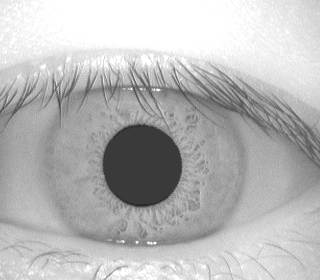
%> input picture trunk/source/test.bmp, 320 x 280 px
$ octave --eval "TestDetection('test.bmp');"   (GNU Octave 9; MATLAB toolbox functions it lacks are replaced by stand-ins)
%> lines starting %> are read from the running program, lines starting %| are printed output that depends on the picture
### trunk/source/imgProcessForCircDetection.m
%pobolj歛nje slike kako bi se lak歟 mogla raditi detekcija zjenice i
%歛renice, NE KORISTITI tako dobivenu sliku kasnije kod ekstrakcije
%zna鑑jki jer se ovim postupkom izbri歶 sve linije u 歛renici!
%na ovako dobivenim slikama jako lijepo mi je cannyjev filtar nalazio
%rubove zjenice i 歛renice :)

%歵o se ti鑕 parametara za konstantu c nisam vidio da pretjerano utje鑕 na
%rezultat tako da nije ne歵o bitna, dok gamma je dobra negdje izme饀 1.5 i
%2 uglavnom, pa ku歵 mo瀍 probati malo viditi koja vrijednost njemu
%najbolje pa歟 za njegov postupak detekcije

%ukratko ovo je predprocesiranje za ku歵a
function img_adj = imgProcessForCircDetection(img,c,gamma)
    img=medfilt2(img,[20 20]);
    img=double(img);
    img=c*(img.^gamma);
    img_adj=imscale(img,0,255);
    img_adj=uint8(img_adj);
return

### trunk/source/imscale.m
function skalirano = imscale(slika, cmin, cmax)
% IMSCALE - Skalira ulaznu sliku
%   IMSCALE(I) vraca sliku velicine ulazne slike u kojoj
%   su svi elementi skalirani tako da su im vrijednosti
%   izmedu 0 i 1.
%
%   S = IMSCALE(I) vra鎍 S gdje je najveci element u
%   matrici S jedan, a najmanji nula.
%
%   S = IMSCALE(I, CLIM) gdje je CLIM = [CMIN CMAX]
%   vraca I linearno preslikan na interval CLIM (najveci
%   element je CMAX, a najmanj CMIN),
%
%   S = IMSCALE(I, CMIN, CMAX) vraca I linearno preslikan
%   na interval [CMIN CMAX].

% DOSl - Laboratorijske vjezbe - 14. 2. 2004.

% $Revizija: 1.0 $  $Datum: 2004/02/14 23:02:31 $
% $Autor(i): Tomislav Petkovic $

if 0 == nargin
   error('Morate zadati sliku.');
elseif 1 == nargin
   cmin = 0;
   cmax = 1;
elseif 2 == nargin
   cmax = cmin(2);
   cmin = cmin(1);
else
   cmin = cmin(1);
   cmax = cmax(1);
end

% pretvori sliku u double tip i odredi maksimum i minimum
slika = double(slika);
velicina = size(slika);
slika = reshape(slika, [prod(velicina) 1]);
smin = min(slika);
smax = max(slika);

% linearno preslikaj vrijednosti tako da stari minimum/maksimum
% postane novi minimum/maksimum
if 0 == smax-smin
   nagib = 0;
   pomak = min([cmin cmax]);
else
   nagib = (cmax-cmin) / (smax-smin);
   pomak = cmin - nagib*smin;
end
slika = slika*nagib + pomak;

skalirano = reshape(slika, velicina);

### trunk/source/FindPupil.m
function [ center radius ] = FindPupil( image, map, coef)
%UNTITLED Summary of this function goes here
%   Detailed explanation goes here

if(~exist('coef', 'var'))
    coef = 0.52;
end

if(isempty(coef))
    coef = 0.52;
end

dims = size(image);
if(length(dims) == 3)
    gray_image = rgb2gray(image);
    gray_map = rgb2gray(map);

    numOfPixels = dims(1) * dims(2);
    pixelSum = sum(gray_image);
    pixelSum = sum(pixelSum);
    thresh = coef * pixelSum / numOfPixels;
    binary_image = im2bw(gray_image, gray_map, thresh/255);
else
    gray_image = ind2gray(image, map);
    numOfPixels = dims(1) * dims(2);
    pixelSum = sum(gray_image);
    pixelSum = sum(pixelSum);
    thresh = coef * pixelSum / numOfPixels
    binary_image = im2bw(gray_image, thresh/255);
end
proj_horiz = sum(binary_image, 1);
proj_vert = sum(binary_image, 2);

ignore_first = 0;
ignore_last = 0;
diff_horiz = diff(proj_horiz);
diff_vert = diff(proj_vert);

[minh maxh] = FindMinMax(diff_horiz, ignore_first, ignore_last);
[minv maxv] = FindMinMax(diff_vert, ignore_first, ignore_last);

center = zeros(2, 1);
rad1 = abs((maxh - minh) / 2);
rad2 = abs((maxv - minv) / 2);
center(1) = rad1 + minh;
center(2) = rad2 + minv;

if rad1 > rad2
   radius = rad1;
else
   radius = rad2;
end

end

### trunk/source/FindMinMax.m
function [ min max ] = FindMinMax( vector, ignore_first, ignore_last)
%UNTITLED2 Summary of this function goes here
%   Detailed explanation goes here

len = length(vector);

max_value = 0;
max_index = 0;

min_value = 0;
min_index = 0;

for i=(ignore_first + 1):(len-ignore_last)
    if vector(i) < min_value
        min_value = vector(i);
        min_index = i;
    end

    if vector(i) > max_value
        max_value = vector(i);
        max_index = i;
    end
end

min = min_index;
max = max_index;

end

### trunk/source/FindIrisSimple.m
function [cen rad] = FindIrisSimple(pupilCenter,pupilRadius, imgEdges)

x=pupilCenter(1);
y=pupilCenter(2);

[imgw imgh]=size(imgEdges);
%find left border
left=0;
for i= 1:(x-pupilRadius-1)
    if(imgEdges(y,i)==1 && (x-i)>1.5*pupilRadius)
      left=i;
    end
end
%find right border
right=imgw;
for i=(x+pupilRadius+1) : imgw
    if(imgEdges(y,i)==1 && (i-x)>1.5*pupilRadius)
      right=i;
      break;
    end
end
%rad=min(x-left,right-x);
%cen=pupilCenter;

centerx=uint16((left+right)/2);
cen=zeros(2,1);
cen(1)=centerx;
cen(2)=y;
rad=uint16((right-left)/2);

### trunk/source/TestDetection.m
function [ ] = TestDetection( image_name )
%> called with image_name = 'test.bmp'
%UNTITLED2 Summary of this function goes here
%   Detailed explanation goes here

[img map] = imread(image_name);
%> img is the input picture: size 280x320 uint8; min 35, max 255, mean 184.5
%> map = 256 rows, first 12: [0 0 0; 0.00392 0.00392 0.00392; 0.00784 0.00784 0.00784; 0.0118 0.0118 0.0118; 0.0157 0.0157 0.0157; 0.0196 0.0196 0.0196; 0.0235 0.0235 0.0235; 0.0275 0.0275 0.0275; 0.0314 0.0314 0.0314; 0.0353 0.0353 0.0353; 0.0392 0.0392 0.0392; 0.0431 0.0431 0.0431]

%[center2 radius2] = FindIris2(img, map, center, radius);
imgEnh=imgProcessForCircDetection(img,1,2);
%> in imgProcessForCircDetection, `img=medfilt2(img,[20 20]);`:
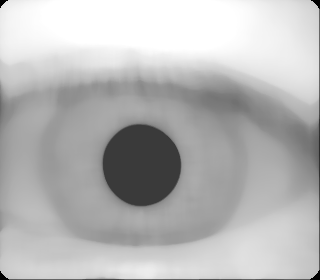
%> img: size 280x320 uint8; min 0, max 255, mean 183.8
%> in imgProcessForCircDetection, `img=c*(img.^gamma);`:
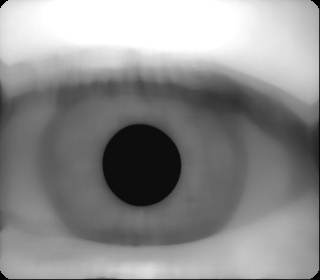
%> img: size 280x320 double; min 0, max 65025, mean 36214.9; drawn with min black and max white
%> in imscale, `smin = min(slika);`: smin = 0
%> in imscale, `smax = max(slika);`: smax = 65025
%> in imscale, `nagib = (cmax-cmin) / (smax-smin);`: nagib = 0.00392
%> in imscale, `pomak = cmin - nagib*smin;`: pomak = 0
[center radius] = FindPupil(img, map);
%> in FindPupil, `pixelSum = sum(gray_image);`: pixelSum = 320 values, max 219 at index 262, min 170.8 at index 141, mean 202.6
%> in FindPupil, `pixelSum = sum(pixelSum);`: pixelSum = 64841.2
%> in FindPupil, `thresh = coef * pixelSum / numOfPixels`: thresh = 0.376
%> in FindPupil, `binary_image = im2bw(gray_image, thresh/255);`: binary_image: size 280x320 logical; every value is 1
%> in FindPupil, `proj_horiz = sum(binary_image, 1);`: proj_horiz = 320 values from 280 to 280
%> in FindPupil, `proj_vert = sum(binary_image, 2);`: proj_vert = 280 values from 320 to 320
%> in FindPupil, `diff_horiz = diff(proj_horiz);`: diff_horiz = 319 values from 0 to 0
%> in FindPupil, `diff_vert = diff(proj_vert);`: diff_vert = 279 values from 0 to 0
%> after the loop in FindMinMax, `for i=(ignore_first + 1):(len-ignore_last)`: max_index = 0
%> center = [0; 0]; radius = 0
imgEdges=edge(imgEnh,'canny');
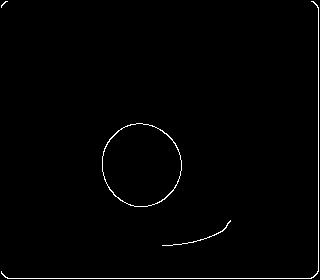
%> imgEdges: size 280x320 logical; 1.1% white in thin lines or dots
figure;
imshow(imgEdges);
[center2 radius2]=FindIrisSimple(center,radius,imgEdges);
%> the loop in FindIrisSimple, `for i=(x+pupilRadius+1) : imgw` made 1 pass
%> the run ends on the next line

figure;
hold on;
imshow(img, map);
title(image_name);
MarkCircle(center, radius, 'r');
MarkCircle(center2, radius2, 'r');
figure;
unwrappedIris=UnwrappIris(img,center,radius,center2,radius2);
unwrappedIrisEnh=imgPreprocessForFeatures(unwrappedIris,1,1.5);
imshow(unwrappedIrisEnh);


end
